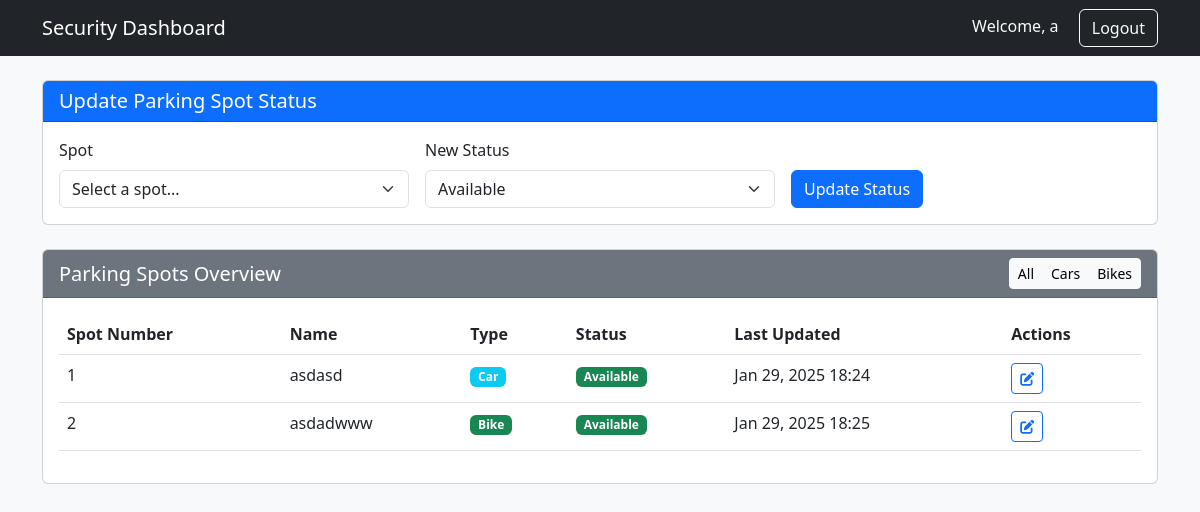
The app's page /security/ (signed in), older data.
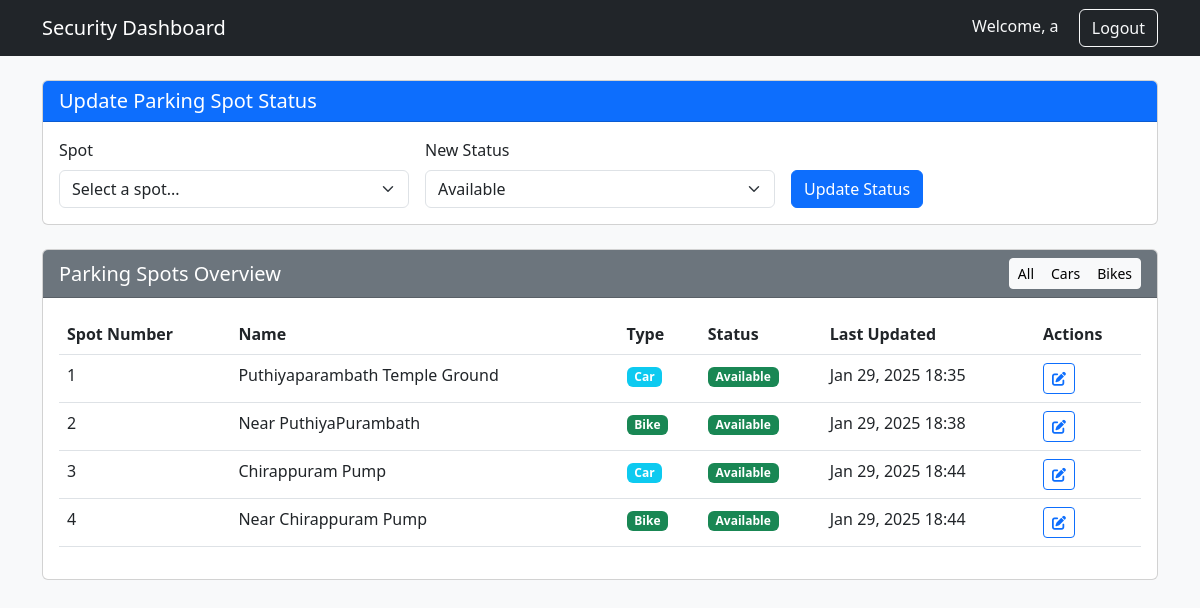
The same page, newer data.
### slots/models.py (models this page shows, shortened)
class ParkingSpot(models.Model):
    SPOT_STATUS = (
        ('available', 'Available'),
        ('closed', 'Closed'),
        ('unavailable', 'Unavailable'),
    )
    VEHICLE_TYPE = (
        ('car', 'Car'),
        ('bike', 'Bike'),
    )
    number = models.IntegerField()
    name = models.CharField(max_length=100)
    latitude = models.FloatField()
    longitude = models.FloatField()
    status = models.CharField(max_length=20, choices=SPOT_STATUS, default='available')
    vehicle_type = models.CharField(max_length=10, choices=VEHICLE_TYPE)
    created_at = models.DateTimeField(auto_now_add=True)
    updated_at = models.DateTimeField(auto_now=True)

### slots/views.py (the view, shortened to what this page needs)
# urls.py: path('security/', views.security_view, name='security'),
@login_required
def security_view(request):
    parking_spots = ParkingSpot.objects.all().order_by('number')
    return render(request, 'registration/security.html', {'parking_spots': parking_spots})

### slots/templates/registration/security.html (shortened to what this page needs)
<!DOCTYPE html>
<html lang="en">
<head>
    <link href="https://cdn.jsdelivr.net/npm/bootstrap@5.3.0/dist/css/bootstrap.min.css" rel="stylesheet">
    <link href="https://cdnjs.cloudflare.com/ajax/libs/font-awesome/6.0.0/css/all.min.css" rel="stylesheet">
</head>
<body class="bg-light">
    <nav class="navbar navbar-expand-lg navbar-dark bg-dark">
        <div class="container">
            <a class="navbar-brand" href="#">Security Dashboard</a>
            <div class="ms-auto">
                <span class="text-light">Welcome, {{ request.user.username }}</span>
                <form method="post" action="{% url 'logout' %}" class="d-inline">
                    <button type="submit" class="btn btn-outline-light ms-3">Logout</button>
                </form>
            </div>
        </div>
    </nav>
    <div class="container mt-4">
        <div class="card mb-4">
            <div class="card-header bg-primary text-white">
                <h5 class="mb-0">Update Parking Spot Status</h5>
            </div>
            <div class="card-body">
                <form method="post" class="row g-3">
                    <div class="col-md-4">
                        <label for="spot_number" class="form-label">Spot</label>
                        <select class="form-select" id="spot_number" name="spot_number" required>
                            <option value="">Select a spot...</option>
                        </select>
                    </div>
                    <div class="col-md-4">
                        <label for="status" class="form-label">New Status</label>
                        <select class="form-select" id="status" name="status" required>
                            <option value="available">Available</option>
                        </select>
                    </div>
                    <div class="col-md-4 d-flex align-items-end">
                        <button type="submit" class="btn btn-primary">Update Status</button>
                    </div>
                </form>
            </div>
        </div>
        <div class="card">
            <div class="card-header bg-secondary text-white d-flex justify-content-between align-items-center">
                <h5 class="mb-0">Parking Spots Overview</h5>
                <div class="btn-group">
                    <button type="button" class="btn btn-light btn-sm" id="showAll">All</button>
                    <button type="button" class="btn btn-light btn-sm" id="showCars">Cars</button>
                    <button type="button" class="btn btn-light btn-sm" id="showBikes">Bikes</button>
                </div>
            </div>
            <div class="card-body">
                <div class="table-responsive">
                    <table class="table table-hover">
                        <thead>
                            <tr>
                                <th>Spot Number</th>
                                <th>Name</th>
                                <th>Type</th>
                                <th>Status</th>
                                <th>Last Updated</th>
                                <th>Actions</th>
                            </tr>
                        </thead>
                        <tbody>
                            {% for spot in parking_spots %}
                            <tr class="spot-row" data-type="{{ spot.vehicle_type }}">
                                <td>{{ spot.number }}</td>
                                <td>{{ spot.name }}</td>
                                <td>
                                    <span class="badge {% if spot.vehicle_type == 'car' %}bg-info{% else %}bg-success{% endif %}">
                                        {{ spot.vehicle_type|title }}
                                    </span>
                                </td>
                                <td>
                                    <span class="badge
                                        {% if spot.status == 'available' %}bg-success
                                        {% elif spot.status == 'closed' %}bg-danger
                                        {% else %}bg-warning{% endif %}">
                                        {{ spot.status|title }}
                                    </span>
                                </td>
                                <td>{{ spot.updated_at|date:"M d, Y H:i" }}</td>
                                <td>
                                    <button class="btn btn-sm btn-outline-primary edit-btn"
                                            data-spot-number="{{ spot.number }}"
                                            data-spot-status="{{ spot.status }}">
                                        <i class="fas fa-edit"></i>
                                    </button>
                                </td>
                            </tr>
                            {% endfor %}
                        </tbody>
                    </table>
                </div>
            </div>
        </div>
    </div>
</body>
</html>

Row changes from the older to the newer data that the page shows:
removed ParkingSpot: number "1", name "asdasd", vehicle_type "Car", status "Available", updated_at "Jan 29, 2025 18:24"
removed ParkingSpot: number "2", name "asdadwww", vehicle_type "Bike", status "Available", updated_at "Jan 29, 2025 18:25"
added ParkingSpot: number "1", name "Puthiyaparambath Temple Ground", vehicle_type "Car", status "Available", updated_at "Jan 29, 2025 18:35"
added ParkingSpot: number "2", name "Near PuthiyaPurambath", vehicle_type "Bike", status "Available", updated_at "Jan 29, 2025 18:38"
added ParkingSpot: number "3", name "Chirappuram Pump", vehicle_type "Car", status "Available", updated_at "Jan 29, 2025 18:44"
added ParkingSpot: number "4", name "Near Chirappuram Pump", vehicle_type "Bike", status "Available", updated_at "Jan 29, 2025 18:44"
